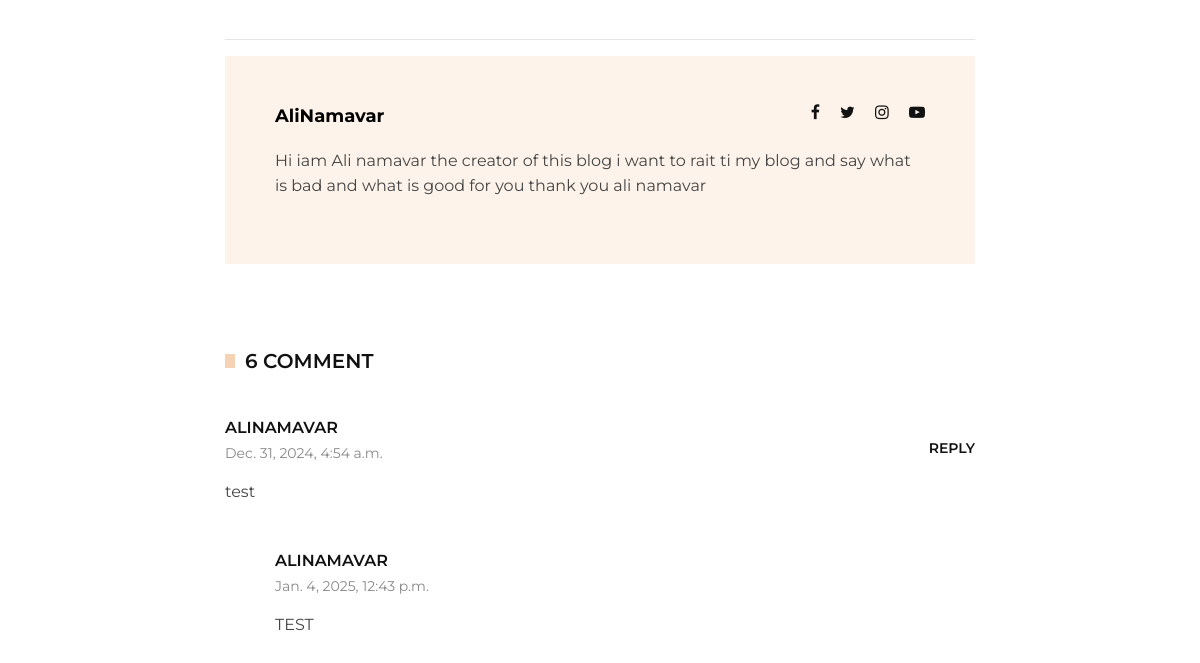
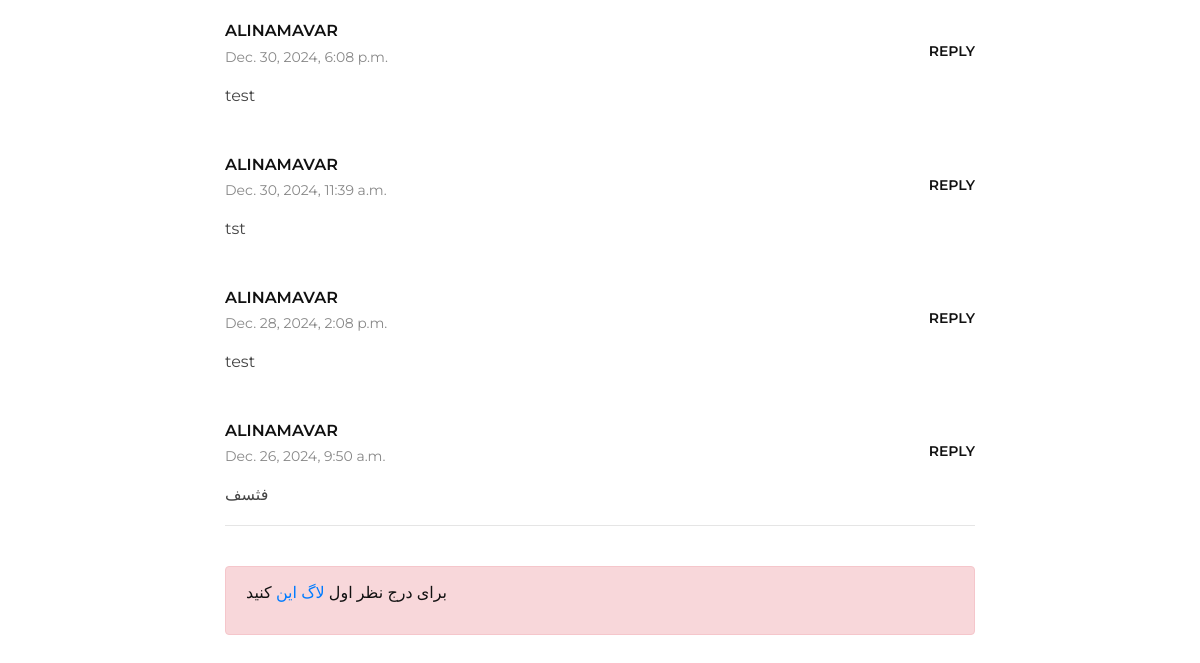
Page /article-detail/1/ (lower part) on the earlier database version (2 pictures, top to bottom).
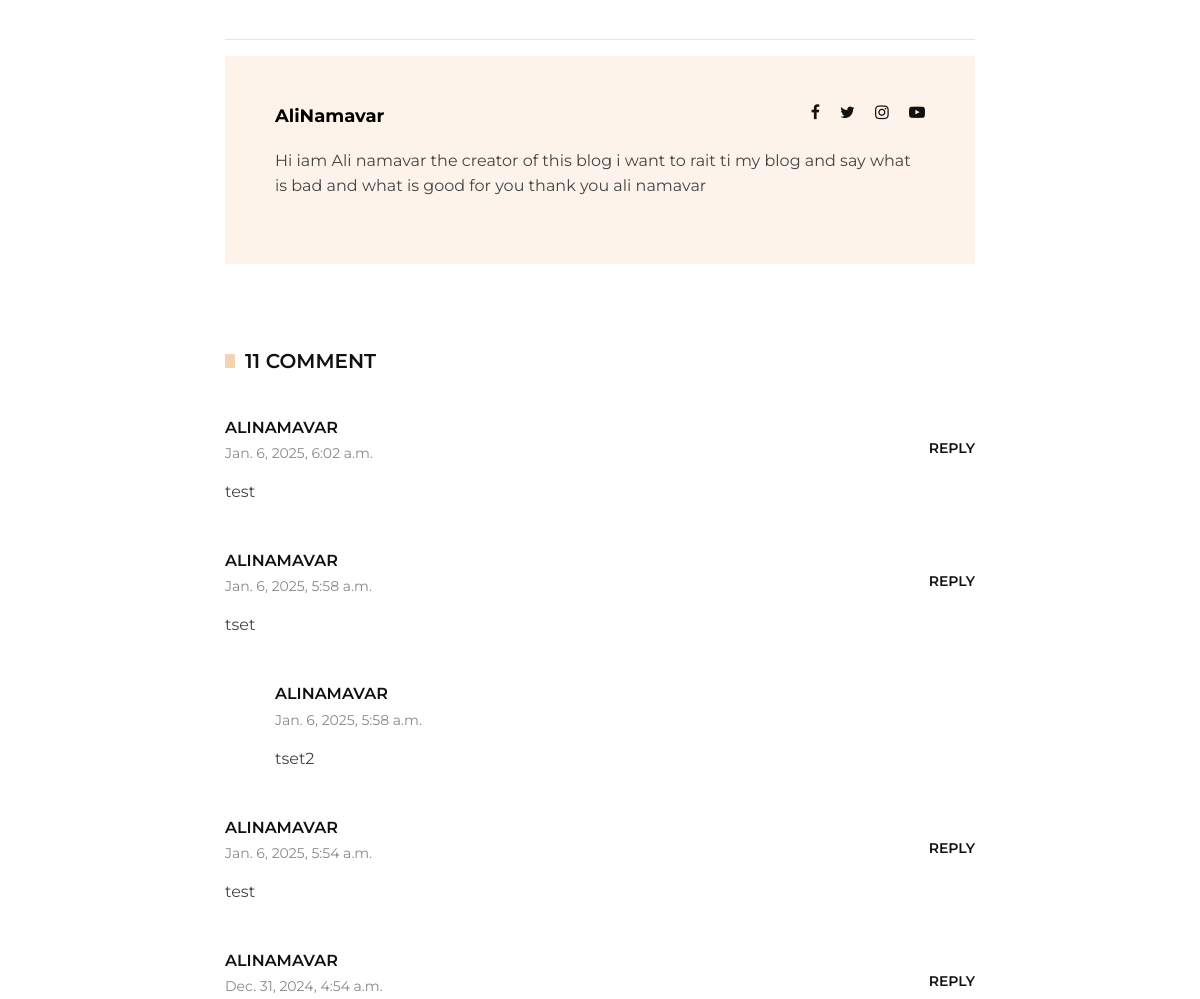
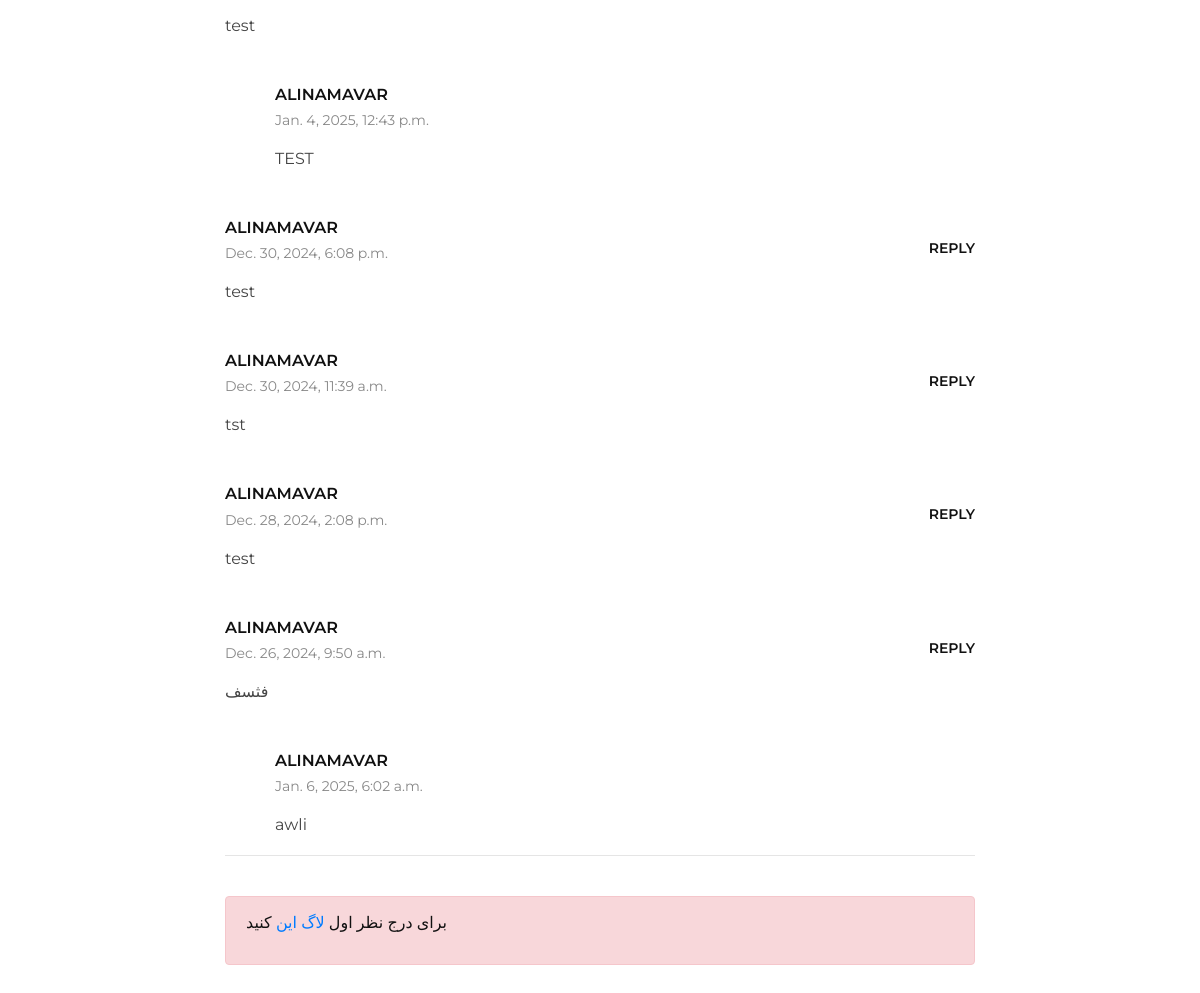
Same page on the later database version (2 pictures, top to bottom).
### article_module/models.py (models this page shows, shortened)
class article_comments(models.Model):
    article = models.ForeignKey(Article, on_delete=models.CASCADE, verbose_name='مقاله')
    user = models.ForeignKey(User, on_delete=models.CASCADE, verbose_name='نویسنده کامنت')
    comment = models.TextField(verbose_name='متن کامنت')
    created_date = models.DateTimeField(auto_now_add=True, verbose_name='زمان ثبت کامنت')
    parent = models.ForeignKey('article_comments', on_delete=models.CASCADE, verbose_name='کامنت والد', null=True, blank=True)
    class Meta:
        verbose_name = 'Article_comment'
        verbose_name_plural = 'Article_comments'

### account_module/models.py (models this page shows, shortened)
class User(AbstractUser):
    username = models.CharField(max_length=150, null=True, blank=True, unique=False, verbose_name='نام کاربری')
    email = models.EmailField(unique=True, verbose_name='ایمیل')
    avatar = models.ImageField(upload_to='images/users', verbose_name='تصویر آواتار', null=True, blank=True)
    email_active_code = models.CharField(max_length=75, verbose_name='کد فعالسازی ایمیل', null=True, blank=True)
    about_user = models.TextField(verbose_name='درباره کاربر', null=True, blank=True)
    address = models.CharField(max_length=250, verbose_name='آدرس کاربر')
    USERNAME_FIELD = 'email'  # شناسه ورود ایمیل
    REQUIRED_FIELDS = ['username']  # نام کاربری فیلد ضروری

### article_module/views.py (the view, shortened to what this page needs)
# urls.py: path('article-detail/<pk>/', views.ArticleDetailView.as_view(), name='article-Detail'),
class ArticleDetailView(DetailView):
    model = Article
    template_name = 'article_module/article_detail.html'
    context_object_name = 'article'
    def get_context_data(self, *, object_list=None, **kwargs):
        context = super().get_context_data(object_list=object_list, **kwargs)
        article = self.object
        context['comments'] = (article_comments.objects.filter(parent_id=None, article_id=article.id).
                               prefetch_related('article_comments_set').order_by('-created_date'))
        context['form'] = CommentForm()
        context['comment_count'] = article_comments.objects.filter(article_id=article.id).count()
        user_ip = get_client_ip(self.request)
        user_id = None
        if self.request.user.is_authenticated:
            user_id = self.request.user.id
        has_been_visited = ArticleVisited.objects.filter(ip__iexact=user_ip, Article_id=article.id).exists()
        return context

### utils/http_service.py (called while the page is built)
def get_client_ip(request: HttpRequest):
    x_forwarded_for = request.META.get('HTTP_X_FORWARDED_FOR')
    if x_forwarded_for:
        ip = x_forwarded_for.split(',')[0]
    else:
        ip = request.META.get('REMOTE_ADDR')
    return ip

### article_module/templates/article_module/article_detail.html (shortened to what the changed rows need)
{% extends 'shared/layout.html' %}
{% block content %}
    <section class="blog-details spad">
        <div class="container">
            <div class="row d-flex justify-content-center">
                <div class="col-lg-8">
                    <div class="blog__details__content">
                        <div id="comments-section">
                            <div class="blog__details__comment">
                                <h5>{{ comment_count }} Comment</h5>
                                {% for comment in comments %}
                                    <div class="blog__details__comment__item">
                                        <div class="blog__details__comment__item__text">
                                            <h6>{{ comment.user.username }}</h6>
                                            <span>{{ comment.created_date }}</span>
                                            <p>{{ comment.comment }}</p>
                                            <div class="blog__details__comment__btns">
                                                <a onclick="fillpatternid({{ comment.id }}, event)"
                                                   href="#">Reply</a>
                                            </div>
                                        </div>
                                    </div>
                                    {% if comment.article_comments_set.all %}
                                        {% for sub_com in comment.article_comments_set.all %}
                                            <div class="blog__details__comment__item blog__details__comment__item--reply">
                                                <div class="blog__details__comment__item__text">
                                                    <h6>{{ sub_com.user.username }}</h6>
                                                    <span>{{ sub_com.created_date }}</span>
                                                    <p>{{ sub_com.comment }}</p>
                                                </div>
                                            </div>
                                        {% endfor %}
                                    {% endif %}
                                {% endfor %}
                            </div>
                        </div>
                        <br>
                    </div>
                </div>
    </section>
{% endblock %}

Differences in the rows shown:
added article_comments: user.username "ALINAMAVAR", created_date "Jan. 6, 2025, 6:02 a.m.", comment "test", shown under "11 COMMENT"
added article_comments: user.username "ALINAMAVAR", created_date "Jan. 6, 2025, 5:58 a.m.", comment "tset", shown under "11 COMMENT"
added article_comments: user.username "ALINAMAVAR", created_date "Jan. 6, 2025, 5:58 a.m.", comment "tset2"
added article_comments: user.username "ALINAMAVAR", created_date "Jan. 6, 2025, 5:54 a.m.", comment "test", shown under "11 COMMENT"
added article_comments: user.username "ALINAMAVAR", created_date "Jan. 6, 2025, 6:02 a.m.", comment "awli"
Other differences:
{{ comment_count }}: "6" → "11"
